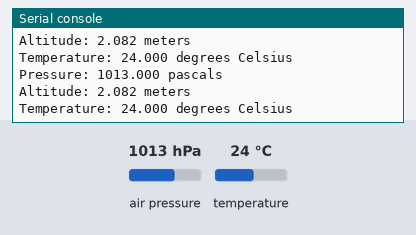
The program below on a simulated CircuitPython board. Parts: the last lines printed to the serial console. The test bench sets the inputs (shaded band); at power-on: air pressure 1013 hPa, temperature 24 °C.

Above: at 1.2 s.
1.3 s: air pressure set to 952 hPa
At 2.6 s:
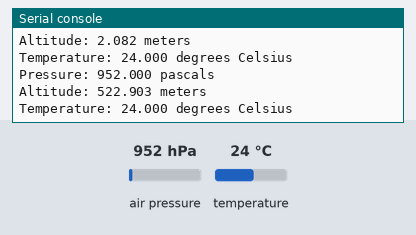
2.8 s: temperature set to 12 °C
At 3.8 s:
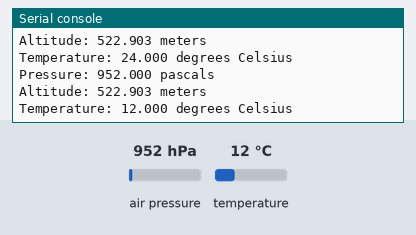
4.3 s: air pressure set to 975 hPa
At 5.7 s:
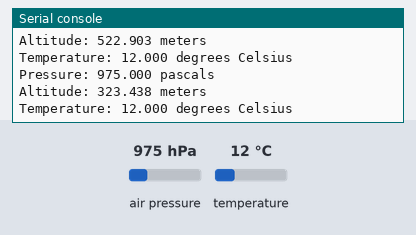
Timing chart, 0 to 7.3 s (numbered marks = the images above; inputs shaded):
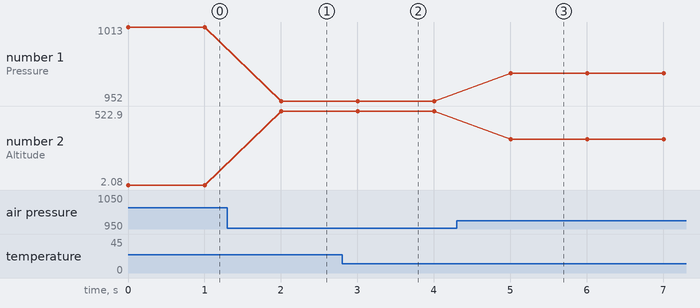

Measured:
- after the input at 1.3 s, the serial console: prints a new line after 0.70 s (image 1)
- after the input at 2.8 s, the serial console: prints a new line after 0.21 s (image 2)
- after the input at 4.3 s, the serial console: prints a new line after 0.71 s (image 3)
- plotted number 1: 1013 → 952 after the input at 1.3 s, 952 → 975 after the input at 4.3 s
- plotted number 2: 2.08 → 522.9 after the input at 1.3 s, 522.9 → 323.44 after the input at 4.3 s

The program:

Random.py
```python
 #type: ignore
import time
import board
import adafruit_mpl3115a2


# Create sensor object, communicating over the board's default I2C bus
i2c = board.I2C()  # uses board.SCL and board.SDA
# i2c = board.STEMMA_I2C()  # For using the built-in STEMMA QT connector on a microcontroller

# Initialize the MPL3115A2.
sensor = adafruit_mpl3115a2.MPL3115A2(i2c)
# Alternatively you can specify a different I2C address for the device:
# sensor = adafruit_mpl3115a2.MPL3115A2(i2c, address=0x10)

# You can configure the pressure at sealevel to get better altitude estimates.
# This value has to be looked up from your local weather forecast or meteorological
# reports.  It will change day by day and even hour by hour with weather
# changes.  Remember altitude estimation from barometric pressure is not exact!
# Set this to a value in pascals:
sensor.sealevel_pressure = 102250

# Main loop to read the sensor values and print them every second.
while True:
    pressure = sensor.pressure
    print("Pressure: {0:0.3f} pascals".format(pressure))
    altitude = sensor.altitude
    print("Altitude: {0:0.3f} meters".format(altitude))
    temperature = sensor.temperature
    print("Temperature: {0:0.3f} degrees Celsius".format(temperature))
    time.sleep(1.0)
```
